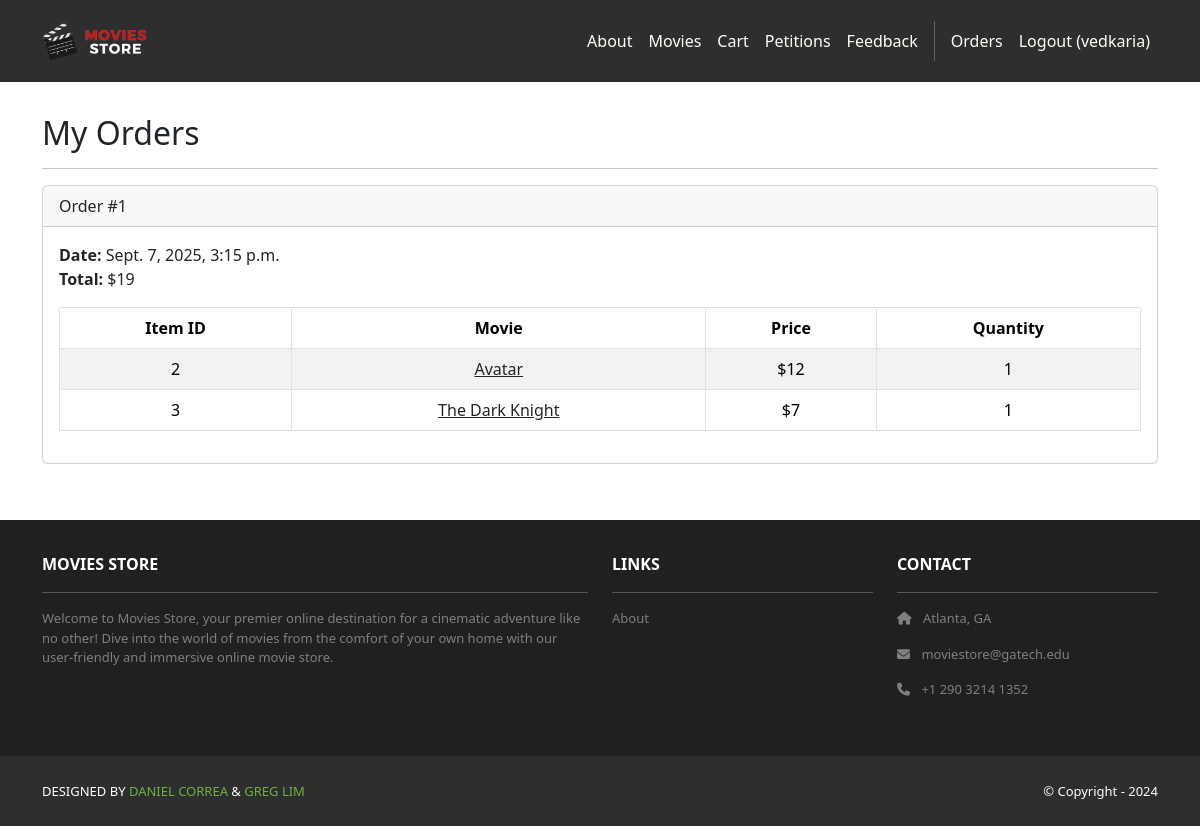
/accounts/orders/ (signed in), run on an earlier commit of the app's database.
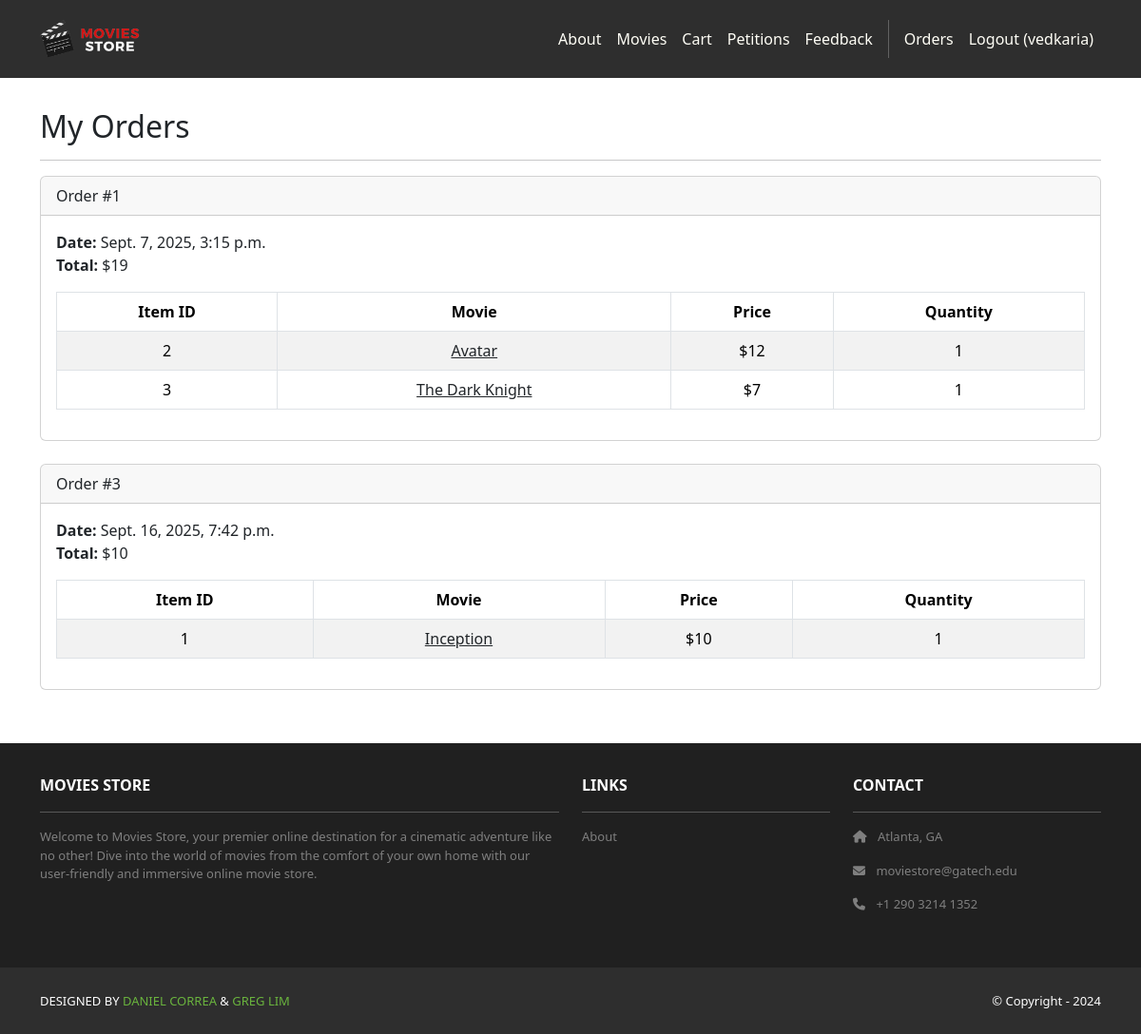
And on a later commit of the database.
### cart/models.py (models this page shows, shortened)
class Order(models.Model):
    id = models.AutoField(primary_key=True)
    total = models.IntegerField()
    date = models.DateTimeField(auto_now_add=True)
    user = models.ForeignKey(User, on_delete=models.CASCADE)

class Item(models.Model):
    id = models.AutoField(primary_key=True)
    price = models.IntegerField()
    quantity = models.IntegerField()
    order = models.ForeignKey(Order, on_delete=models.CASCADE)
    movie = models.ForeignKey(Movie, on_delete=models.CASCADE)

### movies/models.py (models this page shows, shortened)
class Movie(models.Model):
    id = models.AutoField(primary_key=True)
    name = models.CharField(max_length=255)
    price = models.IntegerField()
    description = models.TextField()
    image = models.ImageField(upload_to='movie_images/')

### accounts/views.py (the view)
# urls.py: path('orders/', views.orders, name='accounts.orders'),
@login_required
def orders(request):
    template_data = {}
    template_data['title'] = 'Orders'
    template_data['orders'] = request.user.order_set.all()
    return render(request, 'accounts/orders.html', {'template_data': template_data})

### accounts/templates/accounts/orders.html
{% extends 'base.html' %}
{% block content %}
<div class="p-3">
  <div class="container">
    <div class="row mt-3">
      <div class="col mx-auto mb-3">
        <h2>My Orders</h2>
        <hr />
        {% for order in template_data.orders %}
        <div class="card mb-4">
          <div class="card-header">
            Order #{{ order.id }}
          </div>
          <div class="card-body">
            <b>Date:</b> {{ order.date }}<br />
            <b>Total:</b> ${{ order.total }}<br />
            <table class="table table-bordered table-striped text-center mt-3">
              <thead>
                <tr>
                  <th scope="col">Item ID</th>
                  <th scope="col">Movie</th>
                  <th scope="col">Price</th>
                  <th scope="col">Quantity</th>
                </tr>
              </thead>
              <tbody>
                {% for item in order.item_set.all %}
                <tr>
                  <td>{{ item.movie.id }}</td>
                  <td>
                    <a class="link-dark" href="{% url 'movies.show' id=item.movie.id %}">
                      {{ item.movie.name }}
                    </a>
                  </td>
                  <td>${{ item.movie.price }}</td>
                  <td>{{ item.quantity }}</td>
                </tr>
                {% endfor %}
              </tbody>
            </table>
          </div>
        </div>
        {% endfor %}
      </div>
    </div>
  </div>
</div>
{% endblock content %}

### moviesstore/templates/base.html (shortened to what this page needs)
<!DOCTYPE html>
<html>
  {% load static %}
  <head>
    <link href="https://cdn.jsdelivr.net/npm/bootstrap@5.3.3/dist/css/bootstrap.min.css" rel="stylesheet">
    <link rel="stylesheet" href="https://cdnjs.cloudflare.com/ajax/libs/font-awesome/6.1.1/css/all.min.css">
    <link rel="stylesheet" type="text/css" href="{% static 'css/style.css' %}">
  </head>
  <body>
    <nav class="p-3 navbar navbar-dark bg-dark navbar-expand-lg">
      <div class="container">
        <a class="navbar-brand" href="{% url 'home.index' %}">
          <img src="{% static 'img/logo.png' %}" alt="logo" height="40" />
        </a>
        <div class="collapse navbar-collapse" id="navbarNavAltMarkup">
          <div class="navbar-nav ms-auto navbar-ml">
            <a class="nav-link" href="{% url 'home.about' %}">About</a>
            <a class="nav-link" href="{% url 'movies.index' %}">Movies</a>
            <a class="nav-link" href="{% url 'cart:cart.index' %}">Cart</a>
            <a class="nav-link" href="{% url 'petitions.index' %}">Petitions</a>
            <a class="nav-link" href="{% url 'cart:cart.view_feedback' %}">Feedback</a>
            {% if user.is_authenticated %}
            <a class="nav-link" href="{% url 'accounts.orders' %}">Orders</a>
            <a class="nav-link" href="{% url 'accounts.logout' %}">Logout ({{ user.username }})</a>
            {% else %}
            <a class="nav-link" href="{% url 'accounts.login' %}">Login</a>
            <a class="nav-link" href="{% url 'accounts.signup' %}">Sign Up</a>
            {% endif %}
          </div>
        </div>
      </div>
    </nav>
    <div>
      {% block content %}
      {% endblock content %}
    </div>
    <section class="p-3 ms-footer d-none d-md-block">
      <div class="container">
        <div class="row mt-3 text-white">
          <div class="col-md-6 col-lg-6 col-xl-6 mx-auto mb-4">
            <b>MOVIES STORE</b>
            <hr />
            <p>Welcome to Movies Store, your premier online destination for a cinematic
              adventure like no other! Dive into the world of movies from the comfort of your own home with our user-friendly
              and immersive online movie store.</p>
          </div>
          <div class="col-md-3 col-lg-3 col-xl-3 mx-auto mb-4">
            <b>LINKS</b>
            <hr />
            <p><a class="nav-link" href="{% url 'home.about' %}">About</a></p>
          </div>
          <div class="col-md-3 col-lg-3 col-xl-3 mx-auto mb-4">
            <b>CONTACT</b>
            <hr />
            <p><i class="fas fa-home me-2"></i> Atlanta, GA</p>
            <p><i class="fas fa-envelope me-2"></i> moviestore@gatech.edu</p>
            <p><i class="fas fa-phone me-2"></i> +1 290 3214 1352</p>
          </div>
        </div>
      </div>
    </section>
    <section class="p-3 ms-footer-bottom bg-dark">
      <div class="container d-flex justify-content-between">
        <div class="me-5 text-white">
          <span>DESIGNED BY <a href="https://www.x.com/danielgarax" target="_blank">DANIEL CORREA</a> &
            <a href="https://www.x.com/greglim81" target="_blank">GREG LIM</a>
          </span>
        </div>
        <div class="text-white">
          <span>© Copyright - 2024</span>
        </div>
      </div>
    </section>
  </body>
</html>

### moviesstore/static/css/style.css (style rules this page uses)
.navbar a.nav-link { color: #FFFEF6 !important; }
.bg-dark { background-color: #2E2E2E !important; }
.ms-footer { background-color: #202020; }
.ms-footer p { color: #7F7F7F; font-size: 13px; }
.ms-footer-bottom span { font-size: 13px; line-height: 38px; }
.ms-footer-bottom a { color: #6ab43e; text-decoration: none; }

What changed in the data, as far as the page shows it:
added Order: id "3", date "Sept. 16, 2025, 7:42 p.m.", total "10"
added Item: movie.id "1", movie.name "Inception", movie.price "10", quantity "1", shown under "3"
